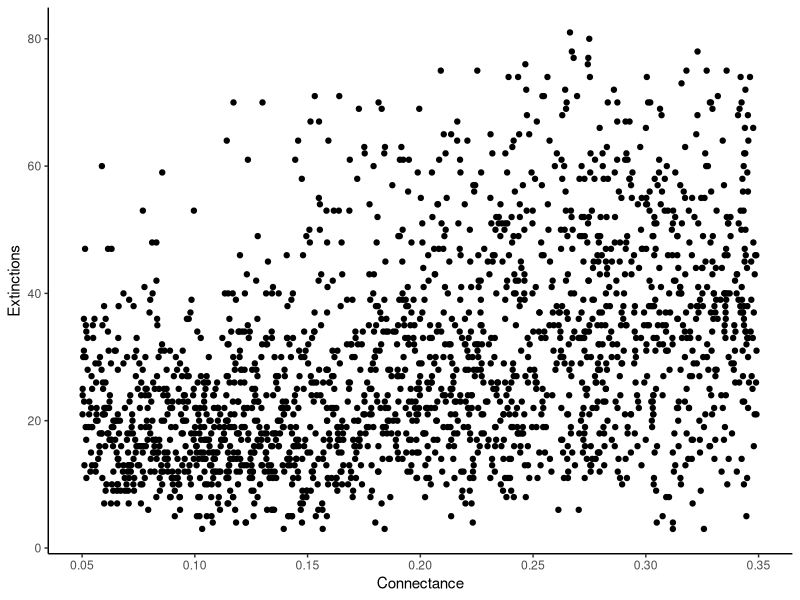

Here is the R script that generated this plot:
## ---- chunk 1
library(ggplot2)

d <- read.csv("./data/20220506_96spec_2000c_04to12bas_v02.csv")[,-1]

ggplot(data=d, aes(x=con, y=ext_all))+
  geom_point()+
  #geom_line(color="red", data = exts_pred, aes(x=con, y=pred.exts))+
  theme_classic()+
  scale_y_continuous(name= "Extinctions")+
  scale_x_continuous(name= "Connectance", breaks = seq(0.05, 0.35, by=0.05), limits=c(0.05, 0.35))
